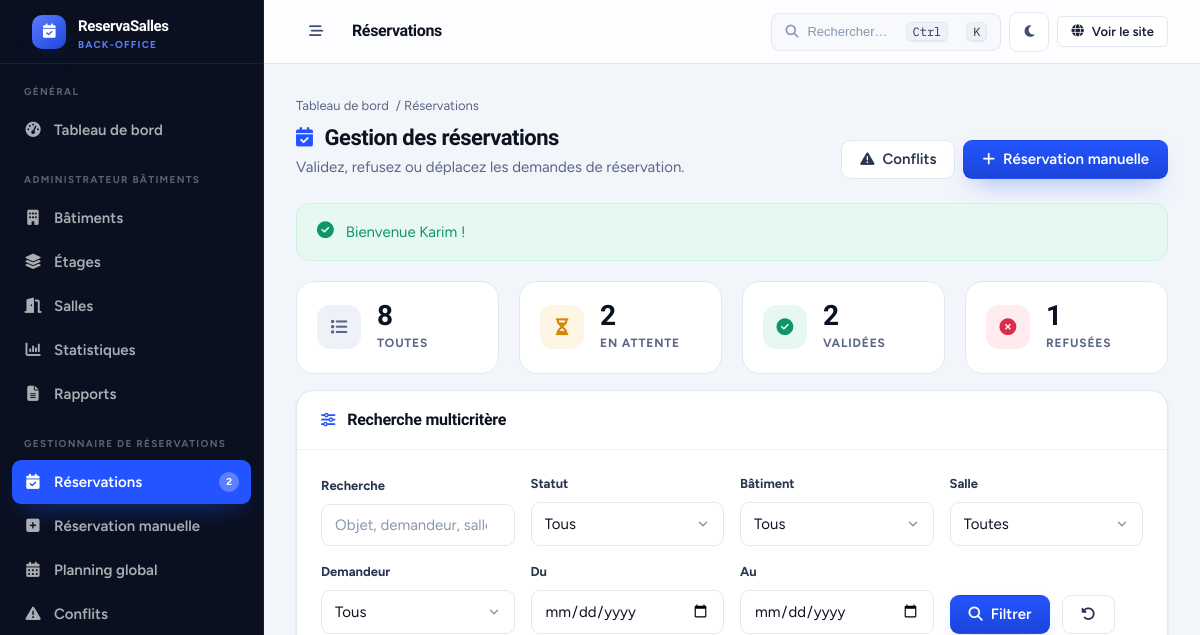
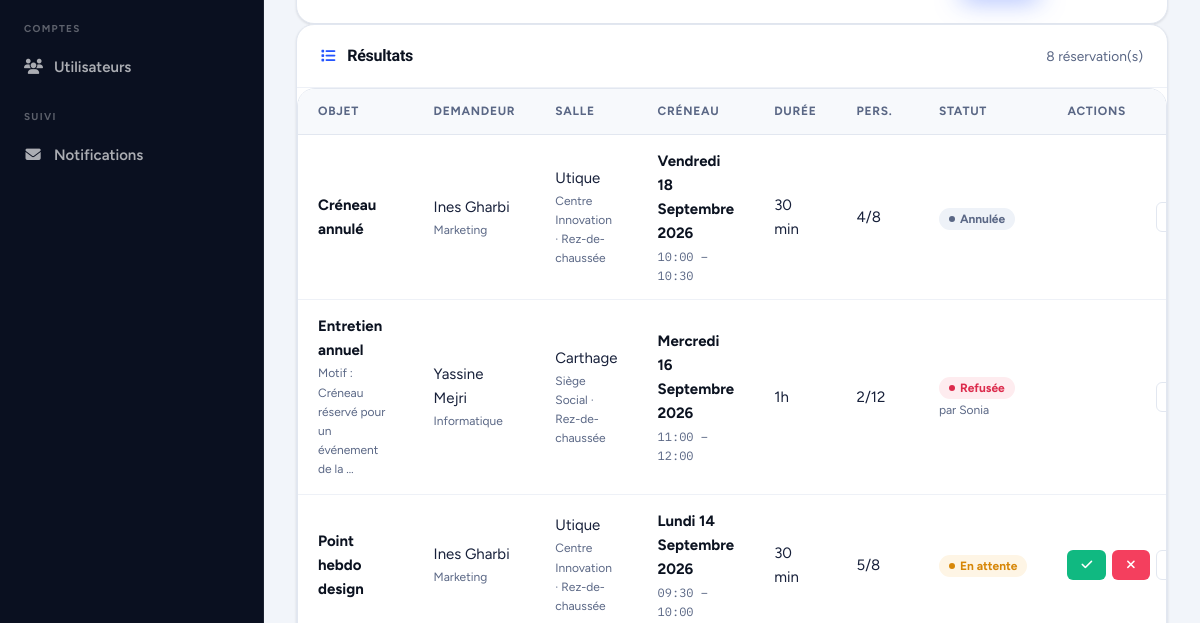
The app's page /view/backend/listReservation.php (signed in, upper part), older data (2 pictures, top to bottom).
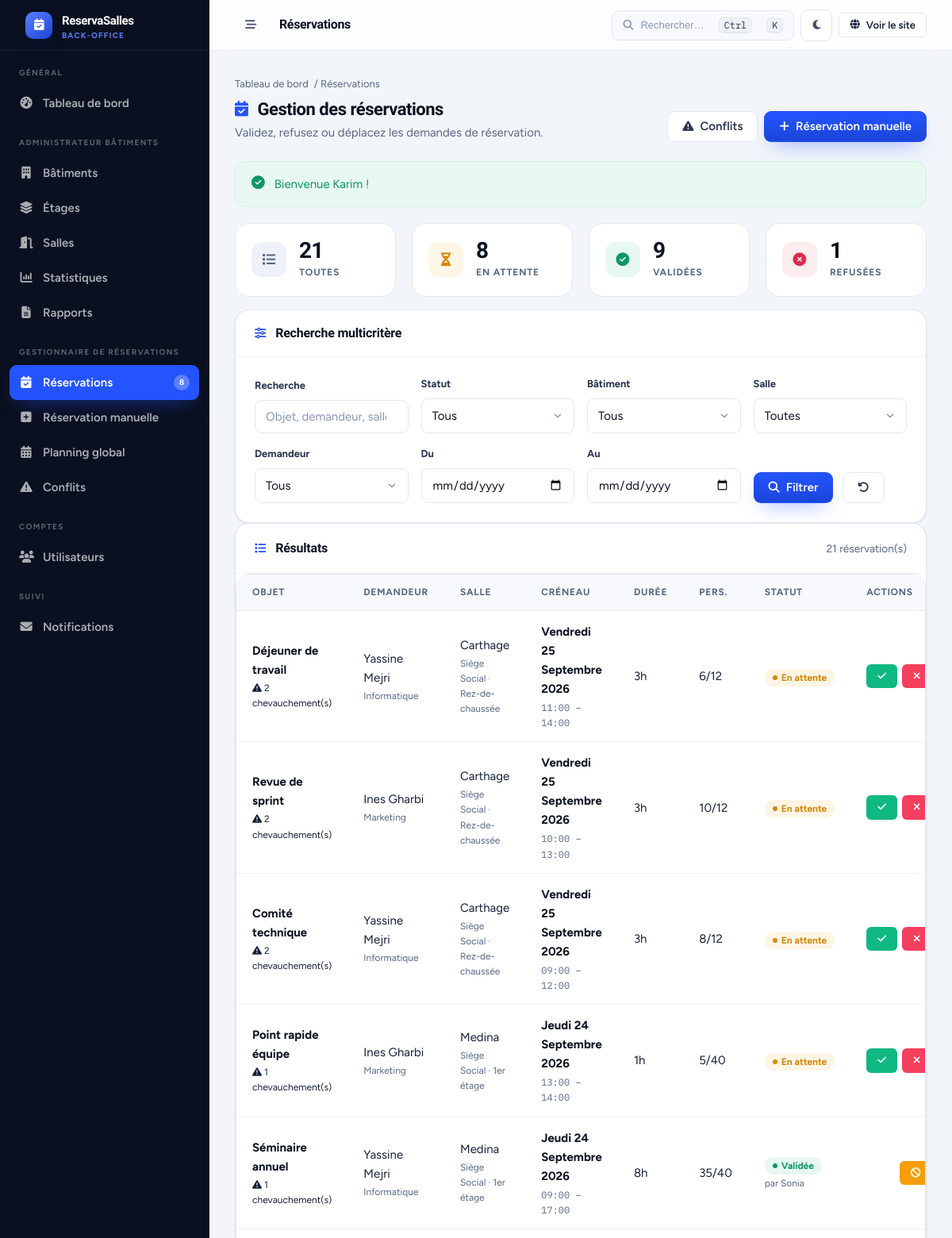
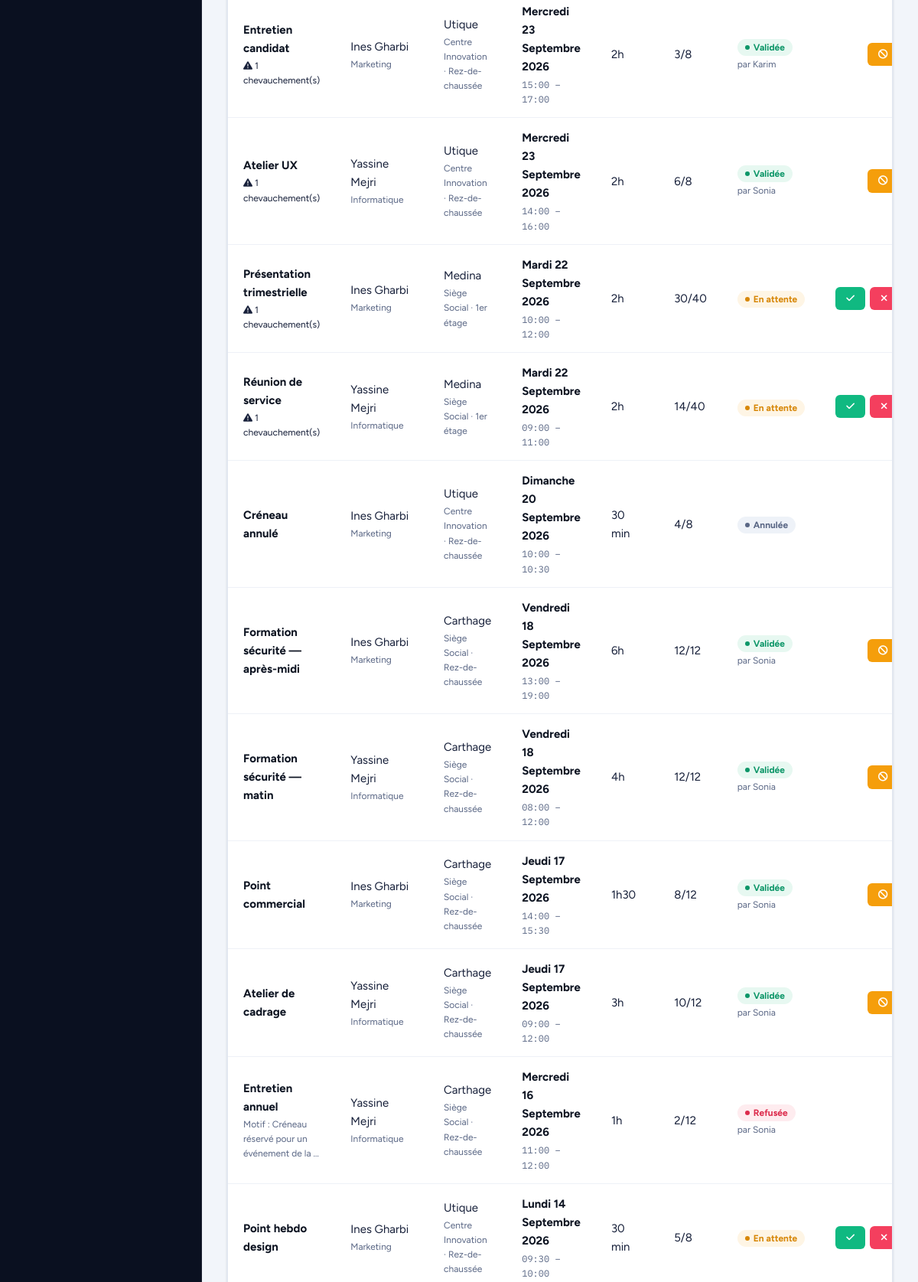
The same page, newer data (2 pictures, top to bottom).
### tables this page shows
CREATE TABLE `reservation` (
  `id_reservation`  int(11)      NOT NULL AUTO_INCREMENT,
  `id_salle`        int(11)      NOT NULL,
  `id_utilisateur`  int(11)      NOT NULL,
  `titre`           varchar(150) NOT NULL,
  `description`     text         DEFAULT NULL,
  `date_debut`      datetime     NOT NULL,
  `date_fin`        datetime     NOT NULL,
  `nb_participants` int(11)      NOT NULL DEFAULT 1,
  `statut`          enum('en_attente','validee','refusee','annulee','terminee') NOT NULL DEFAULT 'en_attente',
  `motif_refus`     text         DEFAULT NULL,
  `id_validateur`   int(11)      DEFAULT NULL,
  `date_validation` datetime     DEFAULT NULL,
  `date_creation`   datetime     NOT NULL DEFAULT current_timestamp(),
  PRIMARY KEY (`id_reservation`),
  KEY `idx_res_salle` (`id_salle`),
  KEY `idx_res_user` (`id_utilisateur`),
  KEY `idx_res_statut` (`statut`),
  KEY `idx_res_dates` (`date_debut`,`date_fin`),
  KEY `fk_res_validateur` (`id_validateur`),
  CONSTRAINT `fk_res_salle` FOREIGN KEY (`id_salle`)
      REFERENCES `salle` (`id_salle`) ON DELETE CASCADE ON UPDATE CASCADE,
  CONSTRAINT `fk_res_user` FOREIGN KEY (`id_utilisateur`)
      REFERENCES `utilisateur` (`id_utilisateur`) ON DELETE CASCADE ON UPDATE CASCADE,
  CONSTRAINT `fk_res_validateur` FOREIGN KEY (`id_validateur`)
      REFERENCES `utilisateur` (`id_utilisateur`) ON DELETE SET NULL ON UPDATE CASCADE
);

CREATE TABLE `utilisateur` (
  `id_utilisateur` int(11)      NOT NULL AUTO_INCREMENT,
  `nom`            varchar(60)  NOT NULL,
  `prenom`         varchar(60)  NOT NULL,
  `email`          varchar(120) NOT NULL,
  `mot_de_passe`   varchar(255) NOT NULL,
  `telephone`      varchar(20)  DEFAULT NULL,
  `departement`    varchar(80)  DEFAULT NULL,
  `role`           enum('admin','gestionnaire','utilisateur') NOT NULL DEFAULT 'utilisateur',
  `statut`         enum('actif','inactif') NOT NULL DEFAULT 'actif',
  `date_creation`  datetime     NOT NULL DEFAULT current_timestamp(),
  PRIMARY KEY (`id_utilisateur`),
  UNIQUE KEY `uk_email` (`email`),
  KEY `idx_role` (`role`)
);

CREATE TABLE `salle` (
  `id_salle`         int(11)     NOT NULL AUTO_INCREMENT,
  `id_etage`         int(11)     NOT NULL,
  `code_salle`       varchar(20) NOT NULL,
  `nom`              varchar(100) NOT NULL,
  `capacite`         int(11)     NOT NULL,
  `type_salle`       enum('reunion','conference','formation','visio','coworking') NOT NULL DEFAULT 'reunion',
  `equipements`      varchar(255) DEFAULT NULL,
  `localisation`     varchar(150) DEFAULT NULL,
  `etat`             enum('disponible','maintenance','indisponible') NOT NULL DEFAULT 'disponible',
  `heure_ouverture`  time        NOT NULL DEFAULT '08:00:00',
  `heure_fermeture`  time        NOT NULL DEFAULT '19:00:00',
  `delai_annulation` int(11)     NOT NULL DEFAULT 24 COMMENT 'Nombre d heures avant le debut',
  `image`            varchar(255) DEFAULT NULL,
  `date_creation`    datetime    NOT NULL DEFAULT current_timestamp(),
  PRIMARY KEY (`id_salle`),
  UNIQUE KEY `uk_code_salle` (`code_salle`),
  KEY `idx_salle_etage` (`id_etage`),
  CONSTRAINT `fk_salle_etage` FOREIGN KEY (`id_etage`)
      REFERENCES `etage` (`id_etage`) ON DELETE CASCADE ON UPDATE CASCADE
);

CREATE TABLE `batiment` (
  `id_batiment`   int(11)      NOT NULL AUTO_INCREMENT,
  `nom`           varchar(100) NOT NULL,
  `code_batiment` varchar(20)  NOT NULL,
  `adresse`       varchar(200) NOT NULL,
  `ville`         varchar(80)  NOT NULL,
  `description`   text         DEFAULT NULL,
  `image`         varchar(255) DEFAULT NULL,
  `date_creation` datetime     NOT NULL DEFAULT current_timestamp(),
  PRIMARY KEY (`id_batiment`),
  UNIQUE KEY `uk_code_batiment` (`code_batiment`)
);

CREATE TABLE `etage` (
  `id_etage`       int(11)     NOT NULL AUTO_INCREMENT,
  `id_batiment`    int(11)     NOT NULL,
  `numero_etage`   int(11)     NOT NULL,
  `nom_etage`      varchar(80) NOT NULL,
  `accessible_pmr` tinyint(1)  NOT NULL DEFAULT 0,
  PRIMARY KEY (`id_etage`),
  UNIQUE KEY `uk_batiment_etage` (`id_batiment`,`numero_etage`),
  CONSTRAINT `fk_etage_batiment` FOREIGN KEY (`id_batiment`)
      REFERENCES `batiment` (`id_batiment`) ON DELETE CASCADE ON UPDATE CASCADE
);

### view/backend/listReservation.php (the view, shortened to what the changed rows need)
<?php
require_once dirname(__DIR__, 2) . '/init.php';
$reservationC = new ReservationC();
try { $reservationC->cloturerReservationsEchues(); } catch (Throwable $e) {  }
$filtres = [
    'recherche'   => trim($_GET['recherche'] ?? ''),
    'statut'      => $_GET['statut'] ?? 'tous',
    'salle'       => $_GET['salle'] ?? 'toutes',
    'batiment'    => $_GET['batiment'] ?? 'tous',
    'utilisateur' => $_GET['utilisateur'] ?? 'tous',
    'date_debut'  => trim($_GET['date_debut'] ?? ''),
    'date_fin'    => trim($_GET['date_fin'] ?? ''),
    'orderBy'     => $_GET['orderBy'] ?? 'date',
    'orderDir'    => $_GET['orderDir'] ?? 'DESC',
];
$filtresBd = $filtres;
$filtresBd['date_min'] = $filtres['date_debut'];
$filtresBd['date_max'] = $filtres['date_fin'];
try {
    $reservations = $reservationC->filterReservations($filtresBd);
    $compteurs    = $reservationC->compteurs();
} catch (Throwable $e) {
    $erreur = 'Erreur lors du chargement : ' . $e->getMessage();
    $reservations = []; $salles = []; $batiments = []; $utilisateurs = [];
    $compteurs = ['total' => 0, 'en_attente' => 0, 'validees' => 0, 'refusees' => 0, 'annulees' => 0, 'terminees' => 0];
}
$titrePage  = 'Réservations';
$pageActive = 'reservations';
require __DIR__ . '/partials/header.php';
?>
<div class="page-header">
    <div>
        <h2><i class="fas fa-calendar-check"></i> Gestion des réservations</h2>
    </div>
</div>
<div class="grid grid-4 mb-3">
    <a href="?statut=tous" class="stat-card lien-carte">
        <div><div class="stat-value"><?= (int)$compteurs['total'] ?></div><div class="stat-label">Toutes</div></div>
    </a>
    <a href="?statut=en_attente" class="stat-card lien-carte">
        <div><div class="stat-value"><?= (int)$compteurs['en_attente'] ?></div><div class="stat-label">En attente</div></div>
    </a>
    <a href="?statut=validee" class="stat-card lien-carte">
        <div><div class="stat-value"><?= (int)$compteurs['validees'] ?></div><div class="stat-label">Validées</div></div>
    </a>
</div>
<div class="card">
    <div class="card-header">
        <h3><i class="fas fa-list"></i> Résultats</h3>
        <span class="text-muted" style="font-size:.86rem;"><?= count($reservations) ?> réservation(s)</span>
    </div>
    <?php if (!$reservations): ?>
        <div class="vide">
            <i class="fas fa-calendar-xmark"></i>
            <h3>Aucune réservation</h3>
            <p>Ajustez vos filtres ou créez une réservation manuelle.</p>
        </div>
    <?php else: ?>
        <div class="table-wrap">
            <table class="data">
                <thead>
                    <tr><th>Objet</th><th>Demandeur</th><th>Salle</th><th>Créneau</th>
                        <th>Durée</th><th>Pers.</th><th>Statut</th><th>Actions</th></tr>
                </thead>
                <tbody>
                <?php foreach ($reservations as $r): ?>
                    <?php
                    $conflits = [];
                    if (in_array($r['statut'], ['en_attente', 'validee'], true)) {
                        $conflits = $reservationC->detecterConflits(
                            (int)$r['id_salle'], $r['date_debut'], $r['date_fin'], (int)$r['id_reservation']);
                    }
                    $duree = (strtotime($r['date_fin']) - strtotime($r['date_debut'])) / 60;
                    ?>
                    <tr>
                        <td>
                            <div class="cell-titre"><?= e($r['titre']) ?></div>
                            <?php if ($conflits): ?>
                                <div class="cell-sub" style="color:var(--rouge);">
                                    <i class="fas fa-triangle-exclamation"></i> <?= count($conflits) ?> chevauchement(s)
                                </div>
                            <?php elseif (!empty($r['motif_refus'])): ?>
                                <div class="cell-sub" title="<?= e($r['motif_refus']) ?>">
                                    Motif : <?= e(mb_substr($r['motif_refus'], 0, 40)) ?><?= mb_strlen($r['motif_refus']) > 40 ? '…' : '' ?>
                                </div>
                            <?php endif; ?>
                        </td>
                        <td>
                            <?= e($r['prenom_utilisateur'] . ' ' . $r['nom_utilisateur']) ?>
                            <div class="cell-sub"><?= e((string)$r['departement']) ?></div>
                        </td>
                        <td>
                            <?= e($r['nom_salle']) ?>
                            <div class="cell-sub"><?= e($r['nom_batiment']) ?> · <?= e($r['nom_etage']) ?></div>
                        </td>
                        <td>
                            <div class="cell-titre"><?= e(fmt_date($r['date_debut'])) ?></div>
                            <div class="cell-sub mono"><?= e(fmt_heure($r['date_debut'])) ?> – <?= e(fmt_heure($r['date_fin'])) ?></div>
                        </td>
                        <td><?= e(fmt_minutes((int)$duree)) ?></td>
                        <td><?= (int)$r['nb_participants'] ?>/<?= (int)$r['capacite'] ?></td>
                        <td>
                            <span class="badge <?= classe_statut($r['statut']) ?>"><?= e(libelle_statut($r['statut'])) ?></span>
                            <?php if (!empty($r['prenom_validateur'])): ?>
                                <div class="cell-sub">par <?= e($r['prenom_validateur']) ?></div>
                            <?php endif; ?>
                        </td>
                        <td>
                            <div class="td-actions">
                                <?php if ($r['statut'] === 'en_attente'): ?>
                                    <a href="traiterReservation.php?id=<?= (int)$r['id_reservation'] ?>&action=valider"
                                       class="btn btn-success btn-sm" title="Valider"
                                       onclick="return confirmerAction('<?= $conflits ? 'Attention : cette réservation entre en conflit avec une autre. Valider quand même ?' : 'Valider cette réservation ?' ?>');">
                                        <i class="fas fa-check"></i>
                                    </a>
                                    <button type="button" class="btn btn-danger btn-sm" title="Refuser"
                                            data-modale="modaleRefus"
                                            data-id="<?= (int)$r['id_reservation'] ?>"
                                            data-titre="<?= e($r['titre']) ?>">
                                        <i class="fas fa-xmark"></i>
                                    </button>
                                <?php elseif ($r['statut'] === 'validee'): ?>
                                    <button type="button" class="btn btn-warning btn-sm" title="Annuler"
                                            data-modale="modaleRefus"
                                            data-id="<?= (int)$r['id_reservation'] ?>"
                                            data-titre="<?= e($r['titre']) ?>">
                                        <i class="fas fa-ban"></i>
                                    </button>
                                <?php endif; ?>
                                <a href="updateReservation.php?id=<?= (int)$r['id_reservation'] ?>"
                                   class="btn btn-light btn-sm" title="Modifier / déplacer"><i class="fas fa-pen"></i></a>
                            </div>
                        </td>
                    </tr>
                <?php endforeach; ?>
                </tbody>
            </table>
        </div>
    <?php endif; ?>
</div>
<?php require __DIR__ . '/partials/footer.php'; ?>

### view/backend/partials/header.php (shortened to what the changed rows need)
<?php
$titrePage  = $titrePage  ?? 'Administration';
$pageActive = $pageActive ?? '';
$on         = fn(string $p): string => $pageActive === $p ? ' on' : '';
$nbEnAttente = 0;
try {
    $nbEnAttente = (int)config::getConnexion()
        ->query("SELECT COUNT(*) FROM reservation WHERE statut = 'en_attente'")
        ->fetchColumn();
} catch (Throwable $e) { $nbEnAttente = 0; }
?>
<!DOCTYPE html>
<html lang="fr">
<head>
    <link rel="stylesheet" href="https://cdnjs.cloudflare.com/ajax/libs/font-awesome/6.5.1/css/all.min.css">
    <link rel="stylesheet" href="../../assets/css/app.css?v=10">
    <link rel="stylesheet" href="../../assets/css/shell.css?v=10">
    <link rel="stylesheet" href="../../assets/css/compat.css?v=10">
</head>
<body>
<div class="admin">
    <aside class="rail" aria-label="Navigation de l'administration">
        <div class="rail-scroll">
            <div class="rail-group">
                <a class="<?= trim($on('reservations')) ?>" href="listReservation.php">
                    <i class="fas fa-calendar-check"></i><span>Réservations</span>
                    <?php if ($nbEnAttente > 0): ?><span class="count"><?= $nbEnAttente ?></span><?php endif; ?>
                </a>
            </div>
        </div>
    </aside>
    <div class="main">
        <header class="topbar">
            <h1><?= e($titrePage) ?></h1>
        </header>
        <main id="main" class="content" tabindex="-1">

Row changes from the older to the newer data that the page shows:
added reservation: titre "Déjeuner de travail", count($conflits) "2", id_utilisateur.nom "Yassine Mejri", id_utilisateur.departement "Informatique", id_salle.nom "Carthage", batiment.nom "Siège Social", etage.nom_etage "Rez-de-chaussée", date_debut "Vendredi 25 Septembre 2026", date_debut "11:00", date_fin "14:00", fmt_minutes((int)$duree) "3h", nb_participants "6", id_salle.capacite "12", statut "En attente"
added reservation: titre "Revue de sprint", count($conflits) "2", id_utilisateur.nom "Ines Gharbi", id_utilisateur.departement "Marketing", id_salle.nom "Carthage", date_debut "Vendredi 25 Septembre 2026", date_debut "10:00", date_fin "13:00", fmt_minutes((int)$duree) "3h", nb_participants "10", id_salle.capacite "12", statut "En attente"
now on this page (row unchanged): batiment: nom "Siège Social"
now on this page (row unchanged): etage: nom_etage "Rez-de-chaussée"
added reservation: titre "Comité technique", count($conflits) "2", id_utilisateur.nom "Yassine Mejri", id_utilisateur.departement "Informatique", id_salle.nom "Carthage", date_debut "Vendredi 25 Septembre 2026", date_debut "09:00", date_fin "12:00", fmt_minutes((int)$duree) "3h", nb_participants "8", id_salle.capacite "12", statut "En attente"
added reservation: titre "Point rapide équipe", count($conflits) "1", id_utilisateur.nom "Ines Gharbi", id_utilisateur.departement "Marketing", id_salle.nom "Medina", batiment.nom "Siège Social", etage.nom_etage "1er étage", date_debut "Jeudi 24 Septembre 2026", date_debut "13:00", date_fin "14:00", fmt_minutes((int)$duree) "1h", nb_participants "5", id_salle.capacite "40", statut "En attente"
added reservation: titre "Séminaire annuel", count($conflits) "1", id_utilisateur.nom "Yassine Mejri", id_utilisateur.departement "Informatique", id_salle.nom "Medina", date_debut "Jeudi 24 Septembre 2026", date_debut "09:00", date_fin "17:00", fmt_minutes((int)$duree) "8h", nb_participants "35", id_salle.capacite "40", statut "Validée", id_validateur.prenom "Sonia"
now on this page (row unchanged): etage: nom_etage "1er étage"
added reservation: titre "Entretien candidat", count($conflits) "1", id_utilisateur.nom "Ines Gharbi", id_utilisateur.departement "Marketing", id_salle.nom "Utique", batiment.nom "Centre Innovation", etage.nom_etage "Rez-de-chaussée", date_debut "Mercredi 23 Septembre 2026", date_debut "15:00", date_fin "17:00", fmt_minutes((int)$duree) "2h", nb_participants "3", id_salle.capacite "8", statut "Validée", id_validateur.prenom "Karim"
added reservation: titre "Atelier UX", count($conflits) "1", id_utilisateur.nom "Yassine Mejri", id_utilisateur.departement "Informatique", id_salle.nom "Utique", date_debut "Mercredi 23 Septembre 2026", date_debut "14:00", date_fin "16:00", fmt_minutes((int)$duree) "2h", nb_participants "6", id_salle.capacite "8", statut "Validée", id_validateur.prenom "Sonia"
now on this page (row unchanged): batiment: nom "Centre Innovation"
now on this page (row unchanged): etage: nom_etage "Rez-de-chaussée"
added reservation: titre "Présentation trimestrielle", count($conflits) "1", id_utilisateur.nom "Ines Gharbi", id_utilisateur.departement "Marketing", id_salle.nom "Medina", batiment.nom "Siège Social", etage.nom_etage "1er étage", date_debut "Mardi 22 Septembre 2026", date_debut "10:00", date_fin "12:00", fmt_minutes((int)$duree) "2h", nb_participants "30", id_salle.capacite "40", statut "En attente"
added reservation: titre "Réunion de service", count($conflits) "1", id_utilisateur.nom "Yassine Mejri", id_utilisateur.departement "Informatique", id_salle.nom "Medina", date_debut "Mardi 22 Septembre 2026", date_debut "09:00", date_fin "11:00", fmt_minutes((int)$duree) "2h", nb_participants "14", id_salle.capacite "40", statut "En attente"
changed reservation "Créneau annulé": date_debut "Vendredi 18 Septembre 2026" → "Dimanche 20 Septembre 2026"
added reservation: titre "Formation sécurité — après-midi", id_utilisateur.nom "Ines Gharbi", id_utilisateur.departement "Marketing", id_salle.nom "Carthage", batiment.nom "Siège Social", etage.nom_etage "Rez-de-chaussée", date_debut "Vendredi 18 Septembre 2026", date_debut "13:00", date_fin "19:00", fmt_minutes((int)$duree) "6h", nb_participants "12", id_salle.capacite "12", statut "Validée", id_validateur.prenom "Sonia"
added reservation: titre "Formation sécurité — matin", id_utilisateur.nom "Yassine Mejri", id_utilisateur.departement "Informatique", id_salle.nom "Carthage", batiment.nom "Siège Social", etage.nom_etage "Rez-de-chaussée", date_debut "Vendredi 18 Septembre 2026", date_debut "08:00", date_fin "12:00", fmt_minutes((int)$duree) "4h", nb_participants "12", id_salle.capacite "12", statut "Validée", id_validateur.prenom "Sonia"
added reservation: titre "Point commercial", id_utilisateur.nom "Ines Gharbi", id_utilisateur.departement "Marketing", id_salle.nom "Carthage", batiment.nom "Siège Social", etage.nom_etage "Rez-de-chaussée", date_debut "Jeudi 17 Septembre 2026", date_debut "14:00", date_fin "15:30", fmt_minutes((int)$duree) "1h30", nb_participants "8", id_salle.capacite "12", statut "Validée", id_validateur.prenom "Sonia"
added reservation: titre "Atelier de cadrage", id_utilisateur.nom "Yassine Mejri", id_utilisateur.departement "Informatique", id_salle.nom "Carthage", batiment.nom "Siège Social", etage.nom_etage "Rez-de-chaussée", date_debut "Jeudi 17 Septembre 2026", date_debut "09:00", date_fin "12:00", fmt_minutes((int)$duree) "3h", nb_participants "10", id_salle.capacite "12", statut "Validée", id_validateur.prenom "Sonia"
Text that changed along with them:
$nbEnAttente: "2" → "8"
$compteurs['total']: "8" → "21"
$compteurs['en_attente']: "2" → "8"
$compteurs['validees']: "2" → "9"
count($reservations): "8" → "21"
